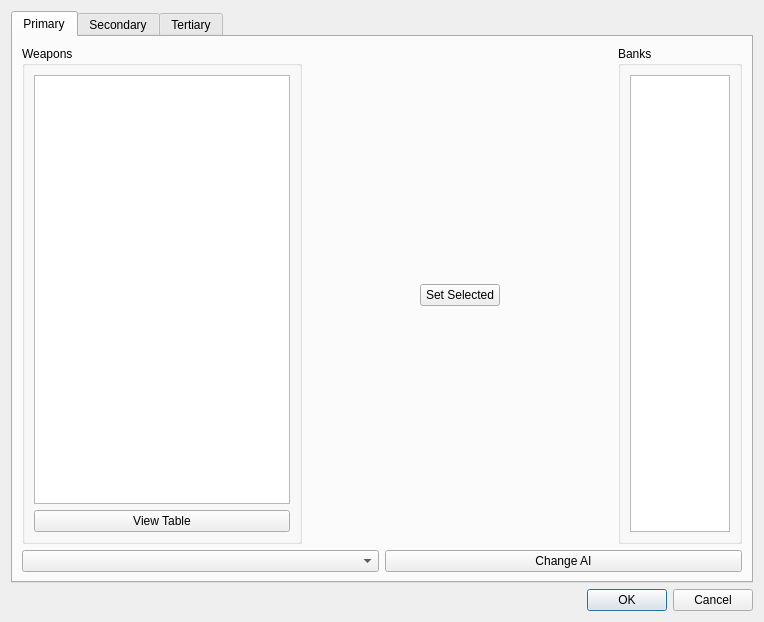
<?xml version="1.0" encoding="UTF-8"?>
<ui version="4.0">
 <class>fso::fred::dialogs::ShipWeaponsDialog</class>
 <widget class="QDialog" name="fso::fred::dialogs::ShipWeaponsDialog">
  <property name="geometry">
   <rect>
    <x>0</x>
    <y>0</y>
    <width>764</width>
    <height>622</height>
   </rect>
  </property>
  <property name="windowTitle">
   <string>Weapons Editor</string>
  </property>
  <property name="modal">
   <bool>true</bool>
  </property>
  <layout class="QVBoxLayout" name="windowLayout">
   <item>
    <widget class="QTabWidget" name="tabWidget">
     <property name="currentIndex">
      <number>0</number>
     </property>
     <widget class="QWidget" name="primaryPage">
      <attribute name="title">
       <string>Primary</string>
      </attribute>
      <layout class="QVBoxLayout" name="primaryPageLayout">
       <item>
        <layout class="QHBoxLayout" name="primaryMiddleLayout">
         <item>
          <widget class="QGroupBox" name="primaryWeaponsBox">
           <property name="title">
            <string>Weapons</string>
           </property>
           <layout class="QVBoxLayout" name="primaryWeaponsBoxLayout">
            <item>
             <widget class="QListView" name="primaryListWeapons">
              <property name="sizeAdjustPolicy">
               <enum>QAbstractScrollArea::AdjustIgnored</enum>
              </property>
              <property name="editTriggers">
               <set>QAbstractItemView::NoEditTriggers</set>
              </property>
              <property name="dragEnabled">
               <bool>true</bool>
              </property>
              <property name="dragDropMode">
               <enum>QAbstractItemView::DragOnly</enum>
              </property>
             </widget>
            </item>
            <item>
             <widget class="QPushButton" name="primaryTblButton">
              <property name="text">
               <string>View Table</string>
              </property>
             </widget>
            </item>
           </layout>
          </widget>
         </item>
         <item>
          <spacer name="primarySpacerLeft">
           <property name="orientation">
            <enum>Qt::Horizontal</enum>
           </property>
           <property name="sizeHint" stdset="0">
            <size>
             <width>40</width>
             <height>20</height>
            </size>
           </property>
          </spacer>
         </item>
         <item>
          <widget class="QPushButton" name="primarySetAllButton">
           <property name="text">
            <string>Set Selected</string>
           </property>
           <property name="autoDefault">
            <bool>false</bool>
           </property>
          </widget>
         </item>
         <item>
          <spacer name="primarySpacerRight">
           <property name="orientation">
            <enum>Qt::Horizontal</enum>
           </property>
           <property name="sizeHint" stdset="0">
            <size>
             <width>40</width>
             <height>20</height>
            </size>
           </property>
          </spacer>
         </item>
         <item>
          <widget class="QGroupBox" name="primaryBanksBox">
           <property name="title">
            <string>Banks</string>
           </property>
           <layout class="QHBoxLayout" name="primaryBanksBoxLayout">
            <item>
             <widget class="fso::fred::bankTree" name="primaryTreeBanks">
              <property name="sizeAdjustPolicy">
               <enum>QAbstractScrollArea::AdjustToContentsOnFirstShow</enum>
              </property>
              <property name="dragDropMode">
               <enum>QAbstractItemView::DragDrop</enum>
              </property>
              <property name="selectionMode">
               <enum>QAbstractItemView::ExtendedSelection</enum>
              </property>
              <property name="selectionBehavior">
               <enum>QAbstractItemView::SelectItems</enum>
              </property>
              <attribute name="headerStretchLastSection">
               <bool>false</bool>
              </attribute>
             </widget>
            </item>
           </layout>
          </widget>
         </item>
        </layout>
       </item>
       <item>
        <widget class="QWidget" name="primaryAiGroup" native="true">
         <layout class="QHBoxLayout" name="primaryAiLayout">
          <property name="leftMargin">
           <number>0</number>
          </property>
          <property name="topMargin">
           <number>0</number>
          </property>
          <property name="rightMargin">
           <number>0</number>
          </property>
          <property name="bottomMargin">
           <number>0</number>
          </property>
          <item>
           <widget class="QComboBox" name="primaryAiCombo"/>
          </item>
          <item>
           <widget class="QPushButton" name="primaryAiButton">
            <property name="text">
             <string>Change AI</string>
            </property>
           </widget>
          </item>
         </layout>
        </widget>
       </item>
      </layout>
     </widget>
     <widget class="QWidget" name="secondaryPage">
      <attribute name="title">
       <string>Secondary</string>
      </attribute>
      <layout class="QVBoxLayout" name="secondaryPageLayout">
       <item>
        <layout class="QHBoxLayout" name="secondaryMiddleLayout">
         <item>
          <widget class="QGroupBox" name="secondaryWeaponsBox">
           <property name="title">
            <string>Weapons</string>
           </property>
           <layout class="QVBoxLayout" name="secondaryWeaponsBoxLayout">
            <item>
             <widget class="QListView" name="secondaryListWeapons">
              <property name="sizeAdjustPolicy">
               <enum>QAbstractScrollArea::AdjustIgnored</enum>
              </property>
              <property name="editTriggers">
               <set>QAbstractItemView::NoEditTriggers</set>
              </property>
              <property name="dragEnabled">
               <bool>true</bool>
              </property>
              <property name="dragDropMode">
               <enum>QAbstractItemView::DragOnly</enum>
              </property>
             </widget>
            </item>
            <item>
             <widget class="QPushButton" name="secondaryTblButton">
              <property name="text">
               <string>View Table</string>
              </property>
             </widget>
            </item>
           </layout>
          </widget>
         </item>
         <item>
          <spacer name="secondarySpacerLeft">
           <property name="orientation">
            <enum>Qt::Horizontal</enum>
           </property>
           <property name="sizeHint" stdset="0">
            <size>
             <width>40</width>
             <height>20</height>
            </size>
           </property>
          </spacer>
         </item>
         <item>
          <widget class="QPushButton" name="secondarySetAllButton">
           <property name="text">
            <string>Set Selected</string>
           </property>
           <property name="autoDefault">
            <bool>false</bool>
           </property>
          </widget>
         </item>
         <item>
          <spacer name="secondarySpacerRight">
           <property name="orientation">
            <enum>Qt::Horizontal</enum>
           </property>
           <property name="sizeHint" stdset="0">
            <size>
             <width>40</width>
             <height>20</height>
            </size>
           </property>
          </spacer>
         </item>
         <item>
          <widget class="QGroupBox" name="secondaryBanksBox">
           <property name="title">
            <string>Banks</string>
           </property>
           <layout class="QHBoxLayout" name="secondaryBanksBoxLayout">
            <item>
             <widget class="fso::fred::bankTree" name="secondaryTreeBanks">
              <property name="sizeAdjustPolicy">
               <enum>QAbstractScrollArea::AdjustToContentsOnFirstShow</enum>
              </property>
              <property name="dragDropMode">
               <enum>QAbstractItemView::DragDrop</enum>
              </property>
              <property name="selectionMode">
               <enum>QAbstractItemView::ExtendedSelection</enum>
              </property>
              <property name="selectionBehavior">
               <enum>QAbstractItemView::SelectItems</enum>
              </property>
              <attribute name="headerStretchLastSection">
               <bool>false</bool>
              </attribute>
             </widget>
            </item>
           </layout>
          </widget>
         </item>
        </layout>
       </item>
       <item>
        <widget class="QWidget" name="secondaryAiGroup" native="true">
         <layout class="QHBoxLayout" name="secondaryAiLayout">
          <property name="leftMargin">
           <number>0</number>
          </property>
          <property name="topMargin">
           <number>0</number>
          </property>
          <property name="rightMargin">
           <number>0</number>
          </property>
          <property name="bottomMargin">
           <number>0</number>
          </property>
          <item>
           <widget class="QComboBox" name="secondaryAiCombo"/>
          </item>
          <item>
           <widget class="QPushButton" name="secondaryAiButton">
            <property name="text">
             <string>Change AI</string>
            </property>
           </widget>
          </item>
         </layout>
        </widget>
       </item>
      </layout>
     </widget>
     <widget class="QWidget" name="tertiaryPage">
      <attribute name="title">
       <string>Tertiary</string>
      </attribute>
     </widget>
    </widget>
   </item>
   <item>
    <widget class="QDialogButtonBox" name="okAndCancelButtons">
     <property name="standardButtons">
      <set>QDialogButtonBox::Cancel|QDialogButtonBox::Ok</set>
     </property>
    </widget>
   </item>
  </layout>
 </widget>
 <customwidgets>
  <customwidget>
   <class>fso::fred::bankTree</class>
   <extends>QTreeView</extends>
   <header>ui/widgets/bankTree.h</header>
  </customwidget>
 </customwidgets>
 <tabstops>
  <tabstop>tabWidget</tabstop>
  <tabstop>primaryListWeapons</tabstop>
  <tabstop>primaryTblButton</tabstop>
  <tabstop>primarySetAllButton</tabstop>
  <tabstop>primaryTreeBanks</tabstop>
  <tabstop>primaryAiCombo</tabstop>
  <tabstop>primaryAiButton</tabstop>
  <tabstop>secondaryListWeapons</tabstop>
  <tabstop>secondaryTblButton</tabstop>
  <tabstop>secondarySetAllButton</tabstop>
  <tabstop>secondaryTreeBanks</tabstop>
  <tabstop>secondaryAiCombo</tabstop>
  <tabstop>secondaryAiButton</tabstop>
  <tabstop>okAndCancelButtons</tabstop>
 </tabstops>
 <resources>
  <include location="../resources/resources.qrc"/>
 </resources>
 <connections/>
</ui>
